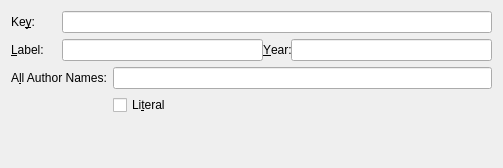
<?xml version="1.0" encoding="UTF-8"?>
<ui version="4.0">
 <class>BibitemUi</class>
 <widget class="QWidget" name="BibitemUi">
  <property name="geometry">
   <rect>
    <x>0</x>
    <y>0</y>
    <width>503</width>
    <height>168</height>
   </rect>
  </property>
  <property name="sizePolicy">
   <sizepolicy hsizetype="Preferred" vsizetype="Fixed">
    <horstretch>0</horstretch>
    <verstretch>0</verstretch>
   </sizepolicy>
  </property>
  <property name="windowTitle">
   <string/>
  </property>
  <layout class="QGridLayout" name="gridLayout">
   <item row="0" column="0">
    <widget class="QLabel" name="keyLA">
     <property name="toolTip">
      <string>The bibliography key</string>
     </property>
     <property name="text">
      <string>Ke&amp;y:</string>
     </property>
     <property name="buddy">
      <cstring>keyED</cstring>
     </property>
    </widget>
   </item>
   <item row="0" column="1" colspan="2">
    <widget class="QLineEdit" name="keyED">
     <property name="sizePolicy">
      <sizepolicy hsizetype="Expanding" vsizetype="Fixed">
       <horstretch>0</horstretch>
       <verstretch>0</verstretch>
      </sizepolicy>
     </property>
     <property name="toolTip">
      <string>The bibliography key</string>
     </property>
    </widget>
   </item>
   <item row="1" column="0">
    <widget class="QLabel" name="labelLA">
     <property name="toolTip">
      <string>The label as it appears in the document</string>
     </property>
     <property name="text">
      <string>&amp;Label:</string>
     </property>
     <property name="buddy">
      <cstring>labelED</cstring>
     </property>
    </widget>
   </item>
   <item row="1" column="1" colspan="2">
    <layout class="QHBoxLayout" name="horizontalLayout">
     <property name="spacing">
      <number>0</number>
     </property>
     <item>
      <widget class="QLineEdit" name="labelED">
       <property name="sizePolicy">
        <sizepolicy hsizetype="Expanding" vsizetype="Fixed">
         <horstretch>0</horstretch>
         <verstretch>0</verstretch>
        </sizepolicy>
       </property>
       <property name="toolTip">
        <string>The label as it appears in the document</string>
       </property>
      </widget>
     </item>
     <item>
      <widget class="QLabel" name="yearLA">
       <property name="text">
        <string>&amp;Year:</string>
       </property>
       <property name="margin">
        <number>6</number>
       </property>
       <property name="buddy">
        <cstring>yearED</cstring>
       </property>
      </widget>
     </item>
     <item>
      <widget class="QLineEdit" name="yearED">
       <property name="toolTip">
        <string>The year with &quot;Author (Year)&quot; citations (without parentheses).</string>
       </property>
      </widget>
     </item>
    </layout>
   </item>
   <item row="2" column="0" colspan="2">
    <widget class="QLabel" name="allAuthorsLA">
     <property name="text">
      <string>A&amp;ll Author Names:</string>
     </property>
     <property name="buddy">
      <cstring>allAuthorsED</cstring>
     </property>
    </widget>
   </item>
   <item row="2" column="2">
    <widget class="QLineEdit" name="allAuthorsED">
     <property name="toolTip">
      <string>If you want to use an abbreviated author list (with 'et al.') as well as a full list for author-year citation, you can put the full list here and the abbreviated list above.</string>
     </property>
    </widget>
   </item>
   <item row="3" column="2">
    <widget class="QCheckBox" name="literalCB">
     <property name="toolTip">
      <string>Pass content of the `Label' field literally to LaTeX. Check this if you want to enter LaTeX code.</string>
     </property>
     <property name="text">
      <string>Li&amp;teral</string>
     </property>
    </widget>
   </item>
   <item row="4" column="2">
    <spacer name="verticalSpacer">
     <property name="orientation">
      <enum>Qt::Vertical</enum>
     </property>
     <property name="sizeHint" stdset="0">
      <size>
       <width>20</width>
       <height>0</height>
      </size>
     </property>
    </spacer>
   </item>
  </layout>
 </widget>
 <includes>
  <include location="local">qt_i18n.h</include>
 </includes>
 <resources/>
 <connections/>
</ui>
